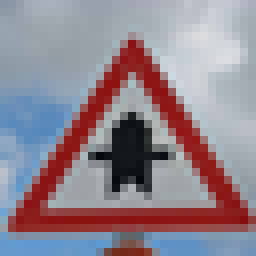
#> input picture sample-traffic-signals/1x.png, 32 x 32 px (shown 8 times larger); its folder holds 4 pictures in this run
$ jupyter execute --allow-errors Traffic_Sign_Classifier.ipynb   (shell and % lines are left out)
#> lines starting #> are read from the running program, lines starting #| are printed output that depends on the picture
# Self-Driving Car Engineer Nanodegree

## Deep Learning

## Project: Build a Traffic Sign Recognition Classifier

In this notebook, a template is provided for you to implement your functionality in stages, which is required to successfully complete this project. If additional code is required that cannot be included in the notebook, be sure that the Python code is successfully imported and included in your submission if necessary.

> **Note**: Once you have completed all of the code implementations, you need to finalize your work by exporting the iPython Notebook as an HTML document. Before exporting the notebook to html, all of the code cells need to have been run so that reviewers can see the final implementation and output. You can then export the notebook by using the menu above and navigating to  \n",
    "**File -> Download as -> HTML (.html)**. Include the finished document along with this notebook as your submission.

In addition to implementing code, there is a writeup to complete. The writeup should be completed in a separate file, which can be either a markdown file or a pdf document. There is a [write up template](https://github.com/udacity/CarND-Traffic-Sign-Classifier-Project/blob/master/writeup_template.md) that can be used to guide the writing process. Completing the code template and writeup template will cover all of the [rubric points](https://review.udacity.com/#!/rubrics/481/view) for this project.

The [rubric](https://review.udacity.com/#!/rubrics/481/view) contains "Stand Out Suggestions" for enhancing the project beyond the minimum requirements. The stand out suggestions are optional. If you decide to pursue the "stand out suggestions", you can include the code in this Ipython notebook and also discuss the results in the writeup file.

>**Note:** Code and Markdown cells can be executed using the **Shift + Enter** keyboard shortcut. In addition, Markdown cells can be edited by typically double-clicking the cell to enter edit mode.

---
## Step 0: Load The Data

[cell 1]
# Load pickled data
import pickle

# TODO: Fill this in based on where you saved the training and testing data

training_file = 'train.p'
validation_file = 'valid.p'
testing_file = 'test.p'

#> (the rest of this cell did not finish here and is left out)

---

## Step 1: Dataset Summary & Exploration

The pickled data is a dictionary with 4 key/value pairs:

- `'features'` is a 4D array containing raw pixel data of the traffic sign images, (num examples, width, height, channels).
- `'labels'` is a 1D array containing the label/class id of the traffic sign. The file `signnames.csv` contains id -> name mappings for each id.
- `'sizes'` is a list containing tuples, (width, height) representing the original width and height the image.
- `'coords'` is a list containing tuples, (x1, y1, x2, y2) representing coordinates of a bounding box around the sign in the image. **THESE COORDINATES ASSUME THE ORIGINAL IMAGE. THE PICKLED DATA CONTAINS RESIZED VERSIONS (32 by 32) OF THESE IMAGES**

Complete the basic data summary below. Use python, numpy and/or pandas methods to calculate the data summary rather than hard coding the results. For example, the [pandas shape method](http://pandas.pydata.org/pandas-docs/stable/generated/pandas.DataFrame.shape.html) might be useful for calculating some of the summary results.

### Provide a Basic Summary of the Data Set Using Python, Numpy and/or Pandas

[cell 2]
### Replace each question mark with the appropriate value.
### Use python, pandas or numpy methods rather than hard coding the results
import numpy as np

# TODO: Number of training examples
#> (the rest of this cell did not finish here and is left out)

### Include an exploratory visualization of the dataset

Visualize the German Traffic Signs Dataset using the pickled file(s). This is open ended, suggestions include: plotting traffic sign images, plotting the count of each sign, etc.

The [Matplotlib](http://matplotlib.org/) [examples](http://matplotlib.org/examples/index.html) and [gallery](http://matplotlib.org/gallery.html) pages are a great resource for doing visualizations in Python.

**NOTE:** It's recommended you start with something simple first. If you wish to do more, come back to it after you've completed the rest of the sections. It can be interesting to look at the distribution of classes in the training, validation and test set. Is the distribution the same? Are there more examples of some classes than others?

[cell 3]
### Data exploration visualization code goes here.
### Feel free to use as many code cells as needed.
import matplotlib.pyplot as plt
import random
# Visualizations will be shown in the notebook.

#> (the rest of this cell did not finish here and is left out)

#> (a cell that did not finish here is left out)

----

## Step 2: Design and Test a Model Architecture

Design and implement a deep learning model that learns to recognize traffic signs. Train and test your model on the [German Traffic Sign Dataset](http://benchmark.ini.rub.de/?section=gtsrb&subsection=dataset).

The LeNet-5 implementation shown in the [classroom](https://classroom.udacity.com/nanodegrees/nd013/parts/fbf77062-5703-404e-b60c-95b78b2f3f9e/modules/6df7ae49-c61c-4bb2-a23e-6527e69209ec/lessons/601ae704-1035-4287-8b11-e2c2716217ad/concepts/d4aca031-508f-4e0b-b493-e7b706120f81) at the end of the CNN lesson is a solid starting point. You'll have to change the number of classes and possibly the preprocessing, but aside from that it's plug and play!

With the LeNet-5 solution from the lecture, you should expect a validation set accuracy of about 0.89. To meet specifications, the validation set accuracy will need to be at least 0.93. It is possible to get an even higher accuracy, but 0.93 is the minimum for a successful project submission.

There are various aspects to consider when thinking about this problem:

- Neural network architecture (is the network over or underfitting?)
- Play around preprocessing techniques (normalization, rgb to grayscale, etc)
- Number of examples per label (some have more than others).
- Generate fake data.

Here is an example of a [published baseline model on this problem](http://yann.lecun.com/exdb/publis/pdf/sermanet-ijcnn-11.pdf). It's not required to be familiar with the approach used in the paper but, it's good practice to try to read papers like these.

### Pre-process the Data Set (normalization, grayscale, etc.)

Minimally, the image data should be normalized so that the data has mean zero and equal variance. For image data, `(pixel - 128)/ 128` is a quick way to approximately normalize the data and can be used in this project.

Other pre-processing steps are optional. You can try different techniques to see if it improves performance.

Use the code cell (or multiple code cells, if necessary) to implement the first step of your project.

[cell 5]
### Preprocess the data here. It is required to normalize the data. Other preprocessing steps could include
### converting to grayscale, etc.
### Feel free to use as many code cells as needed.
from sklearn.utils import shuffle


#> (the rest of this cell did not finish here and is left out)

## Create More data

[cell 6]
import cv2

more_X_train = []
more_y_train = []

more2_X_train = []
more2_y_train = []

#> (the rest of this cell did not finish here and is left out)

## Visualize the new data

#> (a cell that did not finish here is left out)

### Model Architecture

[cell 8]
### Define your architecture here.
### Feel free to use as many code cells as needed.
import tensorflow as tf
from tensorflow.contrib.layers import flatten


EPOCHS = 30
BATCH_SIZE = 128

# [58 lines left out: function LeNet, not called in this run]

#> (a cell that did not finish here is left out)

### Train, Validate and Test the Model

A validation set can be used to assess how well the model is performing. A low accuracy on the training and validation
sets imply underfitting. A high accuracy on the training set but low accuracy on the validation set implies overfitting.

#> (a cell that did not finish here is left out)

## Train Set Accuracy

#> (a cell that did not finish here is left out)

## Validation Set Accuracy

#> (a cell that did not finish here is left out)

## Test Set Accuracy

#> (a cell that did not finish here is left out)

---

## Step 3: Test a Model on New Images

To give yourself more insight into how your model is working, download at least five pictures of German traffic signs from the web and use your model to predict the traffic sign type.

You may find `signnames.csv` useful as it contains mappings from the class id (integer) to the actual sign name.

### Load and Output the Images

[cell 14]
### Load the images and plot them here.
### Feel free to use as many code cells as needed.
### Load the images and plot them here.
### Feel free to use as many code cells as needed.
from PIL import Image
import glob

import matplotlib.pyplot as plt

import tensorflow as tf
import numpy as np
import cv2

image_list = []
true_image_list = []

fig, axs = plt.subplots(1,5,figsize=(15,15))
fig.subplots_adjust(hspace = .2, wspace=2)
axs = axs.ravel()

for i,img in enumerate(glob.glob('./sample-traffic-signals/*x.png')):
    image = cv2.imread(img)
#> image is the input picture: shape (32, 32, 3); mean B, G, R 143.1, 132.8, 144.9
    image = cv2.resize(image, (32, 32))
    axs[i].axis('off')
    axs[i].imshow(cv2.cvtColor(image, cv2.COLOR_BGR2RGB))
    image_list.append(image)


true_image_list = image_list

image_list = np.asarray(image_list)

image_list = np.sum(image_list/3, axis=3, keepdims=True)

image_list = (image_list - 128)/128

print(image_list.shape)
#| (4, 32, 32, 1)
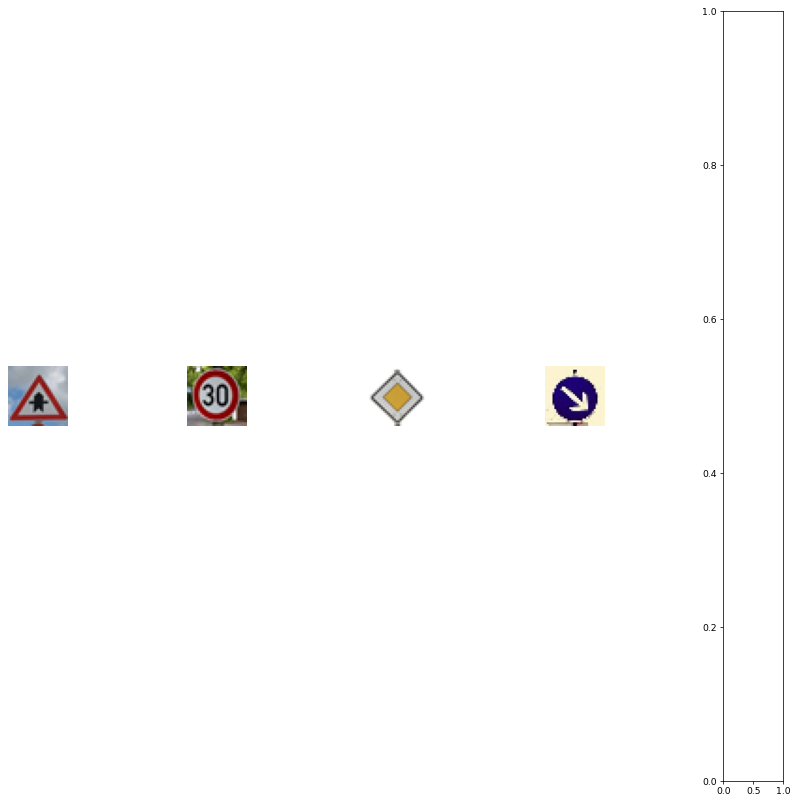
#> figure drawn by matplotlib, 4 panels
